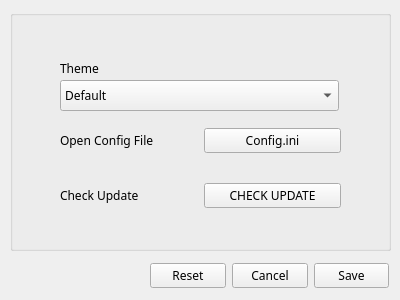
<?xml version="1.0" encoding="UTF-8"?>
<ui version="4.0">
 <class>SettingWindow</class>
 <widget class="QWidget" name="SettingWindow">
  <property name="geometry">
   <rect>
    <x>0</x>
    <y>0</y>
    <width>400</width>
    <height>300</height>
   </rect>
  </property>
  <property name="font">
   <font>
    <family>Fira Code</family>
    <weight>50</weight>
    <bold>false</bold>
   </font>
  </property>
  <property name="windowTitle">
   <string>Form</string>
  </property>
  <property name="windowOpacity">
   <double>0.940000000000000</double>
  </property>
  <widget class="QGroupBox" name="groupBox">
   <property name="geometry">
    <rect>
     <x>10</x>
     <y>10</y>
     <width>381</width>
     <height>241</height>
    </rect>
   </property>
   <property name="title">
    <string/>
   </property>
   <widget class="QComboBox" name="CBox_SwitchTheme">
    <property name="geometry">
     <rect>
      <x>50</x>
      <y>70</y>
      <width>279</width>
      <height>31</height>
     </rect>
    </property>
    <item>
     <property name="text">
      <string>Default</string>
     </property>
    </item>
    <item>
     <property name="text">
      <string>MacOS</string>
     </property>
    </item>
    <item>
     <property name="text">
      <string>Aqua</string>
     </property>
    </item>
    <item>
     <property name="text">
      <string>ConsoleStyle</string>
     </property>
    </item>
   </widget>
   <widget class="QLabel" name="label">
    <property name="geometry">
     <rect>
      <x>50</x>
      <y>50</y>
      <width>279</width>
      <height>16</height>
     </rect>
    </property>
    <property name="text">
     <string>Theme</string>
    </property>
   </widget>
   <widget class="QWidget" name="layoutWidget">
    <property name="geometry">
     <rect>
      <x>50</x>
      <y>160</y>
      <width>281</width>
      <height>51</height>
     </rect>
    </property>
    <layout class="QHBoxLayout" name="horizontalLayout">
     <item>
      <widget class="QLabel" name="label_3">
       <property name="text">
        <string>Check Update</string>
       </property>
      </widget>
     </item>
     <item>
      <widget class="QPushButton" name="pushButton_4">
       <property name="text">
        <string>CHECK UPDATE</string>
       </property>
      </widget>
     </item>
    </layout>
   </widget>
   <widget class="QWidget" name="layoutWidget">
    <property name="geometry">
     <rect>
      <x>50</x>
      <y>110</y>
      <width>281</width>
      <height>41</height>
     </rect>
    </property>
    <layout class="QHBoxLayout" name="horizontalLayout_2">
     <item>
      <widget class="QLabel" name="label_2">
       <property name="text">
        <string>Open Config File</string>
       </property>
      </widget>
     </item>
     <item>
      <widget class="QPushButton" name="pushButton_5">
       <property name="text">
        <string>Config.ini</string>
       </property>
      </widget>
     </item>
    </layout>
   </widget>
  </widget>
  <widget class="QWidget" name="layoutWidget">
   <property name="geometry">
    <rect>
     <x>150</x>
     <y>260</y>
     <width>239</width>
     <height>31</height>
    </rect>
   </property>
   <layout class="QGridLayout" name="gridLayout">
    <item row="0" column="0">
     <widget class="QPushButton" name="pushButton_3">
      <property name="text">
       <string>Reset</string>
      </property>
     </widget>
    </item>
    <item row="0" column="1">
     <widget class="QPushButton" name="pushButton_2">
      <property name="text">
       <string>Cancel</string>
      </property>
     </widget>
    </item>
    <item row="0" column="2">
     <widget class="QPushButton" name="pushButton">
      <property name="text">
       <string>Save</string>
      </property>
     </widget>
    </item>
   </layout>
  </widget>
 </widget>
 <resources/>
 <connections/>
</ui>
